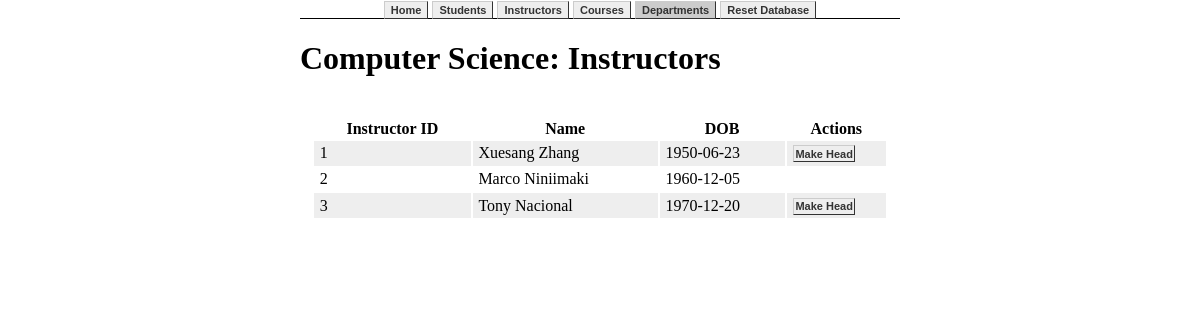
/department/1/instructors, run on the app's committed database.
### app.py (models this page shows, shortened)
class Department(db.Model):
    id = db.Column(db.Integer, primary_key=True)
    name = db.Column(db.String(40), nullable=False)
    instructors = db.relationship('Instructor',foreign_keys='Instructor.department_in_id', backref='department_in',lazy='select')
    head = db.relationship('Instructor', foreign_keys='Instructor.department_head_of_id', backref='department_head_of',lazy='select',uselist=False)
    courses = db.relationship('Course',backref='department',lazy='select')
    studentsMajored = db.relationship('Student',backref='major',lazy='select')

class Instructor(db.Model):
    id = db.Column(db.Integer, primary_key=True)
    fname = db.Column(db.String(40), nullable=False)
    lname = db.Column(db.String(40), nullable=False)
    dob = db.Column(db.String(10), nullable=False)
    studentsAdvised = db.relationship('Student',backref='advisor', lazy='select')
    courses = db.relationship('Course',backref='instructor',lazy='select')
    department_in_id = db.Column(db.Integer, db.ForeignKey('department.id'))
    department_head_of_id = db.Column(db.Integer, db.ForeignKey('department.id'))

### app.py (the view)
@app.route('/department/<id>/instructors')
def getInstructorsByDepartment(id):
    if not id:
        return 'No id provided in parameters. Please go back and try again'
    department = Department.query.filter_by(id=id).first_or_404()
    return render_template('department/instructors.html', department=department)

### templates/department/instructors.html (shortened to what this page needs)
{%extends 'base.html'%}
{%block body%}
<div class="container">
    <h1>{{department.name}}: Instructors</h1>
    <div class="box">
        {%if department.instructors|length == 0%}
            No instructors in this department. <a href="/instructor/add">Add Instructor</a>
        {%else%}
            <table>
                <tr>
                    <th>Instructor ID</th>
                    <th>Name</th>
                    <th>DOB</th>
                    <th>Actions</th>
                </tr>
                {%for instructor in department.instructors%}
                    <tr>
                        <td>{{instructor.id}}</td>
                        <td>{{instructor.fname}} {{instructor.lname}}</td>
                        <td>{{instructor.dob}}</td>
                        <td>
                            {%if department.head.id != instructor.id%}
                            <form action="/department/makehead", method='POST'>
                                <button type="submit">Make Head</button>
                            </form>
                            {%endif%}
                        </td>
                    </tr>
                {%endfor%}
            </table>
        {%endif%}
    </div>
</div>
{%endblock%}

### static/css/main.css (style rules this page uses)
body { width:50%; margin:auto; }
nav li a, .container a, button { transition-duration: 0.5s; margin:0; font: bold 11px Arial; text-decoration: none; background-color: #EEEEEE; color: #333333; padding: 2px 6px 2px 6px; border-top: 1px solid #CCCCCC; border-right: 1px solid #333333; border-bottom: 1px solid #333333; border-left: 1px solid #CCCCCC; }
.container { overflow-x:auto; }
.box { padding:2%; width:auto; }
table { margin:1% 0; width:100%; }
tr:nth-child(even) { background-color: #EEEEEE; }
td { padding:.5% 1%; }
input, label, select, button { margin:1%; padding:1.5%; }

### data on the page
Department: name "Computer Science"
Instructor: id "1", fname "Xuesang", lname "Zhang", dob "1950-06-23"
Instructor: id "2", fname "Marco", lname "Niniimaki", dob "1960-12-05"
Instructor: id "3", fname "Tony", lname "Nacional", dob "1970-12-20"
